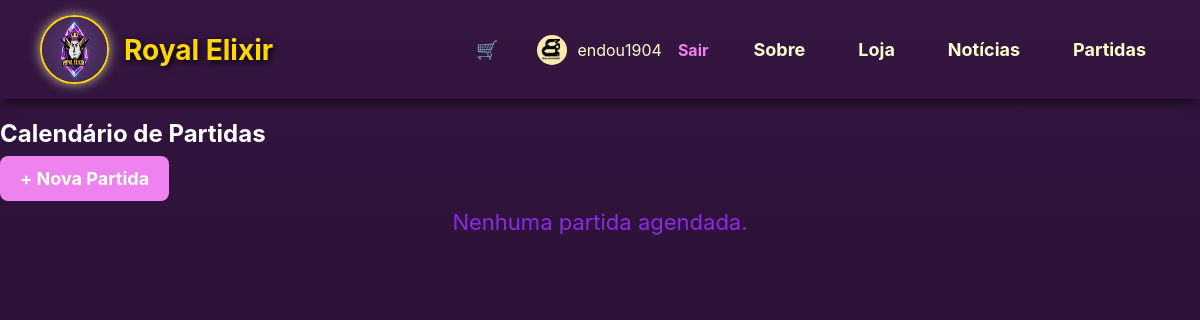
/partidas/ (signed in), run on an earlier commit of the app's database.
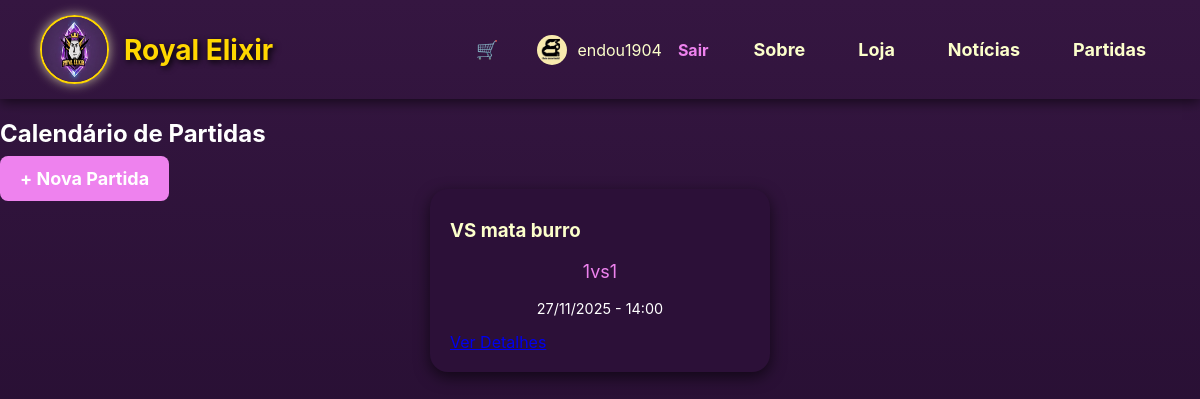
And on a later commit of the database.
### Clash/models.py (models this page shows)
class tbPartida(models.Model):
    Data_Prevista = models.DateTimeField()
    Time_Adversario = models.CharField(max_length = 100)
    Modalidade = models.CharField(max_length = 50)

### Clash/views/partida.py (the view)
# urls.py: path('partidas/', views.PartidaListView.as_view(), name='partida_list'),
class PartidaListView(ListView):
    model = tbPartida
    template_name = 'Clash/partida_list.html'
    context_object_name = 'partidas'
    ordering = ['-Data_Prevista']

### Clash/templates/Clash/partida_list.html
{% extends 'Clash/base.html' %}
{% block content %}
<div class="container">
    <div class="d-flex justify-content-between align-items-center mb-3">
        <h2 style="color: white;">Calendário de Partidas</h2>
        {% if user.is_authenticated %}
            <a href="{% url 'partida_create' %}" class="btn-custom" style="width: auto; text-decoration:none;">+ Nova Partida</a>
        {% endif %}
    </div>
    <div class="store" style="justify-content: center;">
        {% for partida in partidas %}
        <div class="item" style="width: 300px;">
            <h3 style="color: rgb(252, 255, 203);">VS {{ partida.Time_Adversario }}</h3>
            <p style="color: violet;">{{ partida.Modalidade }}</p>
            <p style="color: white; font-size: 0.9rem;">{{ partida.Data_Prevista|date:"d/m/Y - H:i" }}</p>
            <div style="margin-top: 15px;">
                <a href="{% url 'partida_detail' partida.pk %}" class="btn-saiba-mais">Ver Detalhes</a>
            </div>
        </div>
        {% empty %}
        <p>Nenhuma partida agendada.</p>
        {% endfor %}
    </div>
</div>
{% endblock %}

What changed in the data, as far as the page shows it:
added tbPartida: Time_Adversario "mata burro", Modalidade "1vs1", Data_Prevista "27/11/2025 - 14:00"
Also different on the page:
text no longer shown: "Nenhuma partida agendada."
